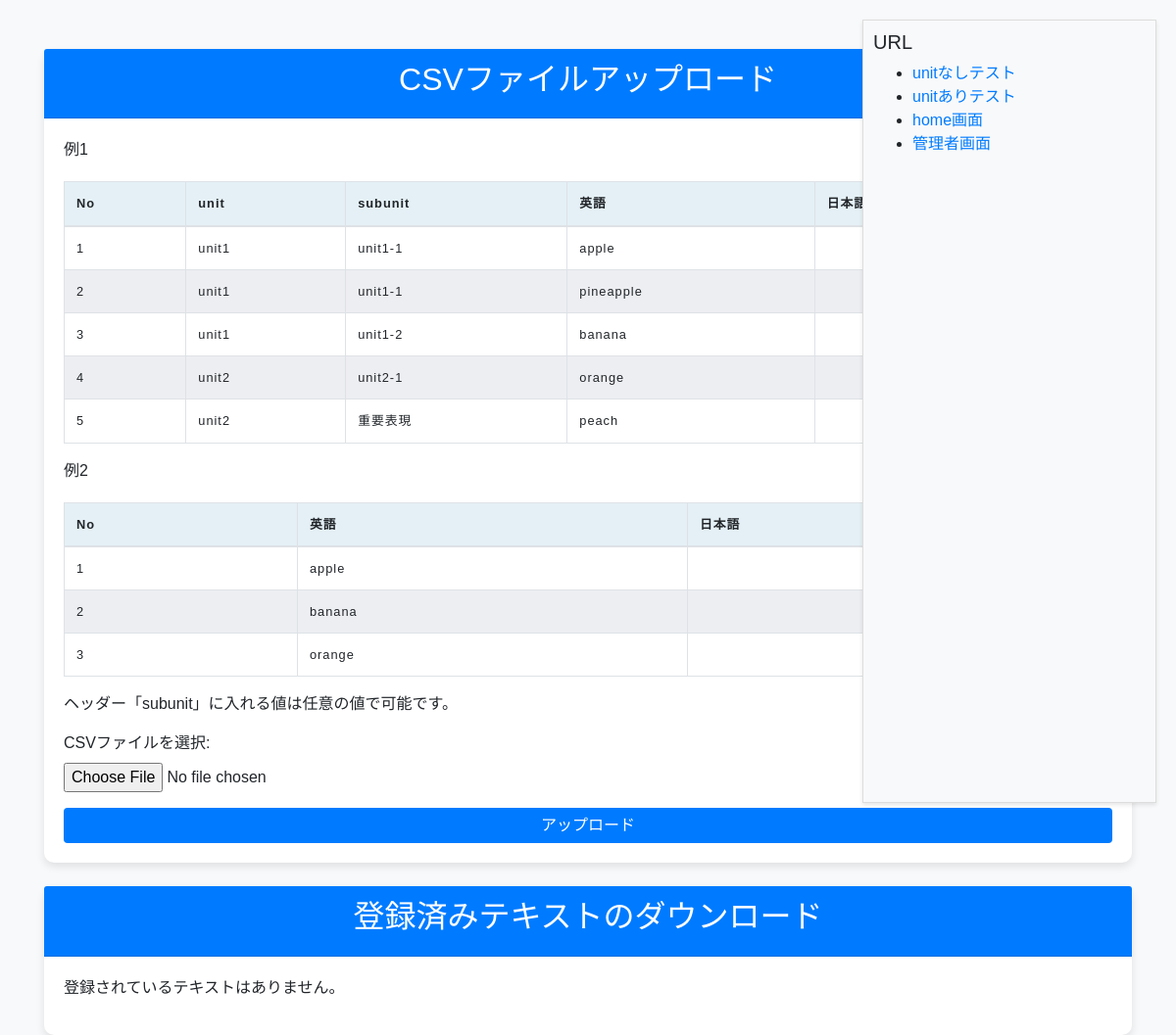
Page /csv_set/upload_csv/ (signed in) on the earlier database version.
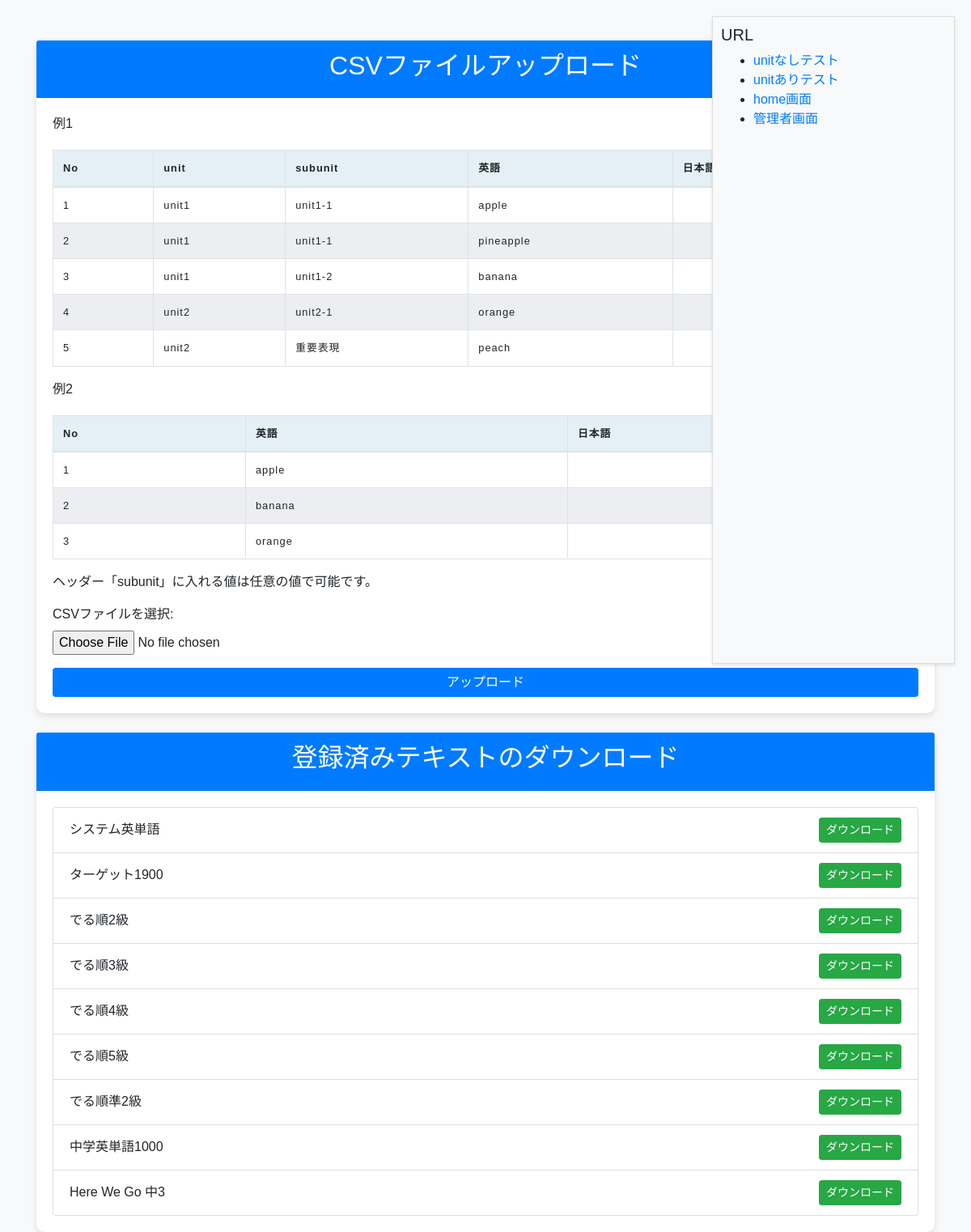
Same page on the later database version.
### csvManager/models.py (models this page shows, shortened)
class Text(models.Model):
    name = models.CharField(max_length=100)

### csvManager/views.py (the view, shortened to what this page needs)
# urls.py: path('upload_csv/', views.upload_csv, name='upload_csv'),
@login_required(login_url='/login/')
def upload_csv(request):
    texts = Text.objects.all() # ダウンロード用にリストを取得
    return render(request, 'set.html', {'texts': texts})

### csvManager/templates/set.html (shortened to what this page needs)
<!DOCTYPE html>
<html lang="en">
<head>
    <link href="https://stackpath.bootstrapcdn.com/bootstrap/4.5.2/css/bootstrap.min.css" rel="stylesheet">
    {% load static %}
    <link rel="stylesheet" href="{% static 'csvManager/css/set_style.css' %}">
</head>
<body>
    <div class="container">
        <div class="card">
            <div class="card-header text-center">
                <h2>CSVファイルアップロード</h2>
            </div>
            <div class="card-body">
                <p>例1</p>
                <table class="table table-bordered">
                    <thead>
                        <tr>
                            <th>No</th>
                            <th>unit</th>
                            <th>subunit</th>
                            <th>英語</th>
                            <th>日本語</th>
                        </tr>
                    </thead>
                    <tbody>
                        <tr>
                            <td>1</td>
                            <td>unit1</td>
                            <td>unit1-1</td>
                            <td>apple</td>
                            <td>りんご</td>
                        </tr>
                        <tr>
                            <td>2</td>
                            <td>unit1</td>
                            <td>unit1-1</td>
                            <td>pineapple</td>
                            <td>パイナップル</td>
                        </tr>
                        <tr>
                            <td>3</td>
                            <td>unit1</td>
                            <td>unit1-2</td>
                            <td>banana</td>
                            <td>バナナ</td>
                        </tr>
                        <tr>
                            <td>4</td>
                            <td>unit2</td>
                            <td>unit2-1</td>
                            <td>orange</td>
                            <td>オレンジ</td>
                        </tr>
                        <tr>
                            <td>5</td>
                            <td>unit2</td>
                            <td>重要表現</td>
                            <td>peach</td>
                            <td>桃</td>
                        </tr>
                    </tbody>
                </table>
                <p>例2</p>
                <table class="table table-bordered">
                    <thead>
                        <tr>
                            <th>No</th>
                            <th>英語</th>
                            <th>日本語</th>
                        </tr>
                    </thead>
                    <tbody>
                        <tr>
                            <td>1</td>
                            <td>apple</td>
                            <td>りんご</td>
                        </tr>
                        <tr>
                            <td>2</td>
                            <td>banana</td>
                            <td>バナナ</td>
                        </tr>
                        <tr>
                            <td>3</td>
                            <td>orange</td>
                            <td>オレンジ</td>
                        </tr>
                    </tbody>
                </table>
                <p>ヘッダー「subunit」に入れる値は任意の値で可能です。</p>
                <form action="{% url 'upload_csv' %}" method="post" enctype="multipart/form-data">
                    <div class="form-group">
                        <label for="csv_file">CSVファイルを選択:</label>
                        <input type="file" class="form-control-file" id="csv_file" name="csv_file" accept=".csv">
                    </div>
                    <button type="submit" class="btn btn-primary btn-block">アップロード</button>
                </form>
            </div>
        </div>
        <div class="card mt-4">
            <div class="card-header text-center">
                <h2>登録済みテキストのダウンロード</h2>
            </div>
            <div class="card-body">
                {% if texts %}
                <ul class="list-group">
                    {% for text in texts %}
                    <li class="list-group-item d-flex justify-content-between align-items-center">
                        {{ text.name }}
                        <a href="{% url 'download_csv' text.id %}" class="btn btn-success btn-sm">ダウンロード</a>
                    </li>
                    {% endfor %}
                </ul>
                {% else %}
                <p>登録されているテキストはありません。</p>
                {% endif %}
            </div>
        </div>
    </div>
    <div class="fixed-sidebar">
        <h5>URL</h5>
        <ul>
            <li><a href="/flatTestMaker/settings/" class="hover-link" data-materials="{{ flat_test_texts|join:', ' }}"
                    target="_blank">unitなしテスト</a></li>
            <li><a href="/structuredTest/settings/" class="hover-link"
                    data-materials="{{ structured_test_texts|join:', ' }}" target="_blank">unitありテスト</a></li>
            <li><a href="/" target="_blank">home画面</a></li>
            <li><a href="/admin_screen/eisai_admin/">管理者画面</a></li>
        </ul>
    </div>
</body>
</html>

### static/csvManager/css/set_style.css (style rules this page uses)
body { background-color: #f8f9fa; font-family: Arial, sans-serif; }
.container { margin-top: 50px; }
.card { border: none; border-radius: 10px; box-shadow: 0 4px 8px rgba(0, 0, 0, 0.1); }
.card-header { background-color: #007bff; color: white; border-top-left-radius: 10px; border-top-right-radius: 10px; }
.btn-primary { background-color: #007bff; border: none; }
table { border-collapse: collapse; border: 2px solid rgb(140 140 140); font-family: sans-serif; font-size: 0.8rem; letter-spacing: 1px; width: 100%; margin-top: 20px; }
thead, tfoot { background-color: rgb(228 240 245); }
th, td { border: 1px solid rgb(160 160 160); padding: 8px 10px; }
td:last-of-type { text-align: center; }
tbody > tr:nth-of-type(even) { background-color: rgb(237 238 242); }
.fixed-sidebar { position: fixed; top: 20px; right: 20px; width: 300px; height: 800px; background-color: #f8f9fa; padding: 10px; border: 1px solid #ddd; box-shadow: 0 2px 4px rgba(0, 0, 0, 0.1); overflow-y: auto; }

Differences in the rows shown:
added Text: name "システム英単語"
added Text: name "ターゲット1900"
added Text: name "でる順2級"
added Text: name "でる順3級"
added Text: name "でる順4級"
added Text: name "でる順5級"
added Text: name "でる順準2級"
added Text: name "中学英単語1000"
added Text: name "Here We Go 中3"
Other differences:
text no longer shown: "登録されているテキストはありません。"
